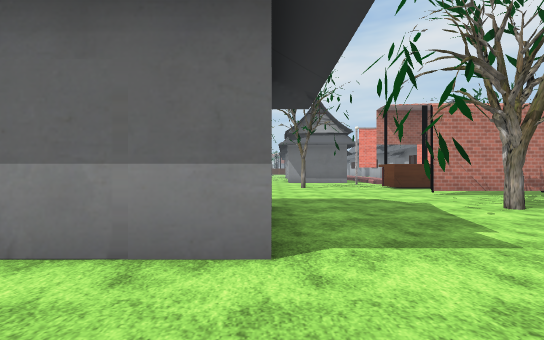
[1] (above)

24 first-person views from a walk through a scene from a Unity 3-D project. The camera is 1.4 m above the floor, looks level and sees 90° across. The floor is counted in squares, 2 m on a side. Each view is taken from the middle of a square. On the plan, view 1 faces up. The plan holds only what a view shows up to about 9 squares ahead; the rest is blank. The place goes on beyond the plan. Flat ground stands in for the terrain. The player character is not drawn. Some animated figures are not drawn. Door leaves are left out, so doorways stand open. Some surface patterns are stand-ins.

[2]
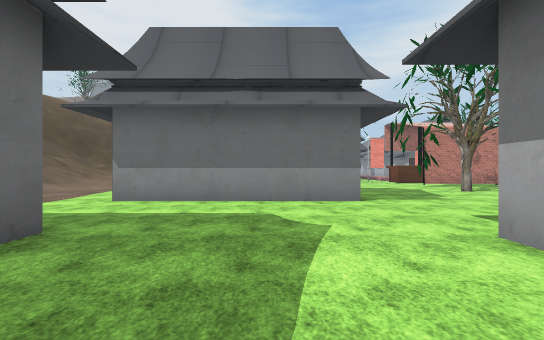

[3]
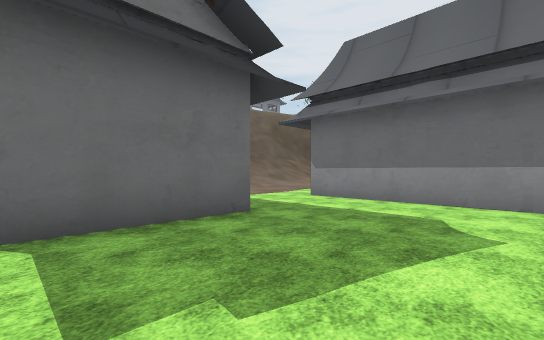

[4]
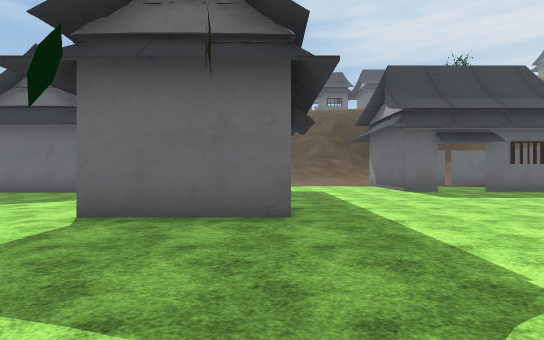

[5]
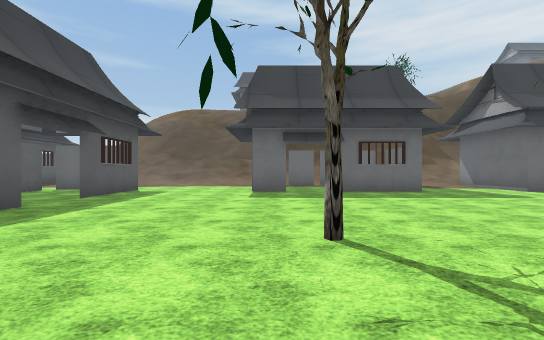

[6]
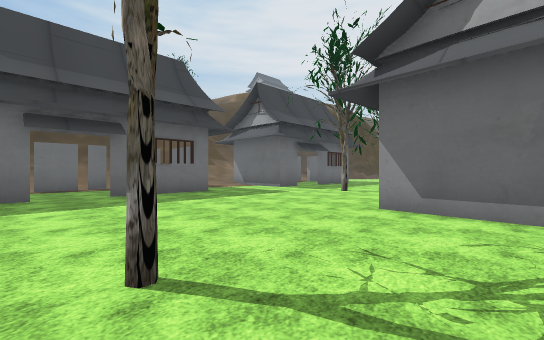

[7]
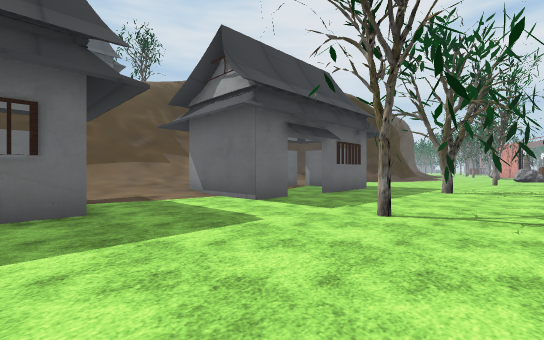

[8]
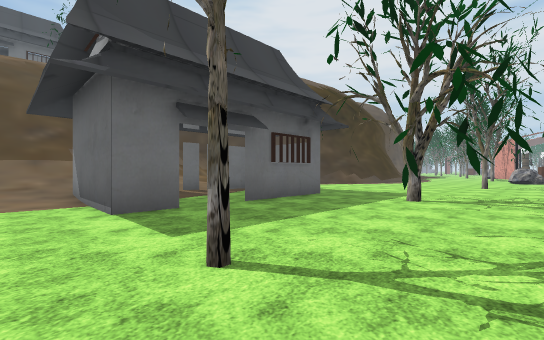

[9]
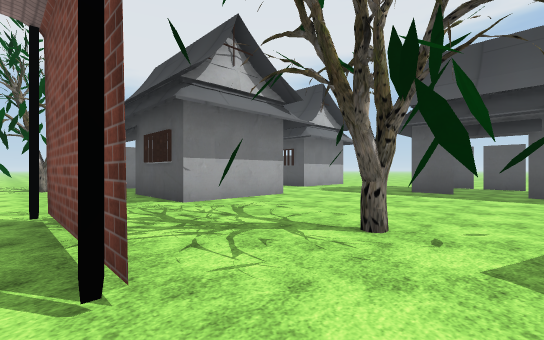

[10]
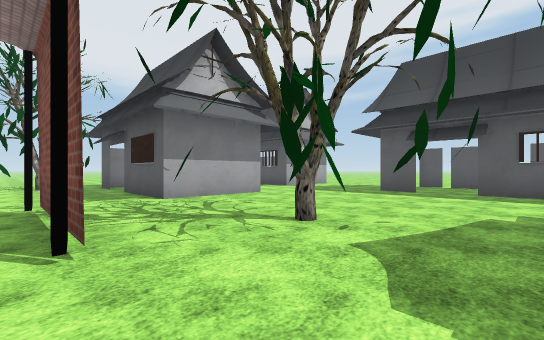

[11]
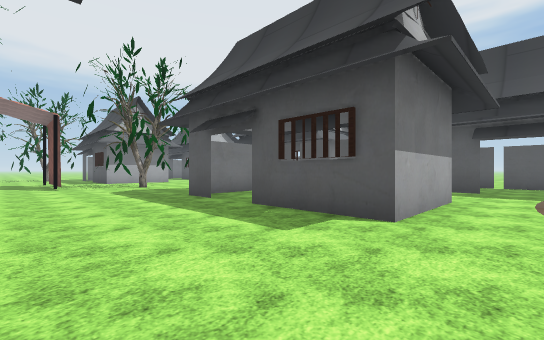

[12]
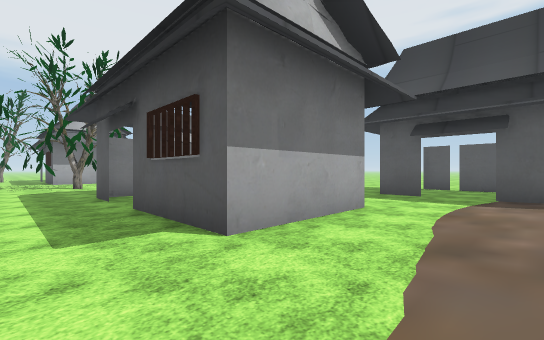

[13]
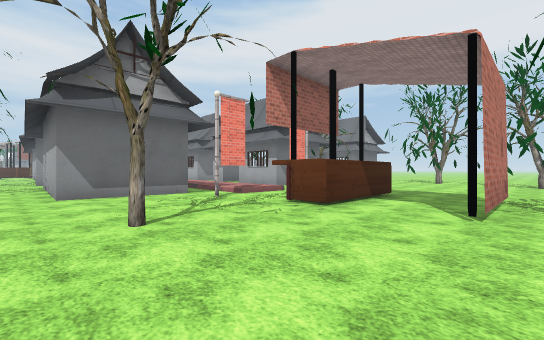

[14]
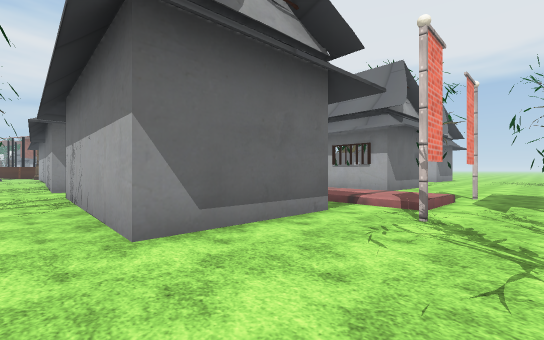

[15]
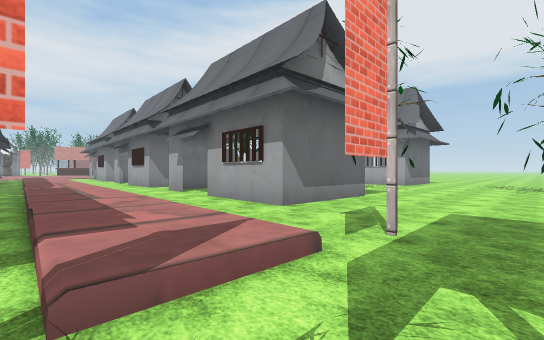

[16]
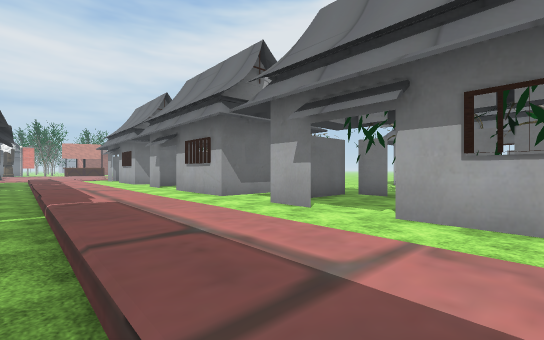

[17]
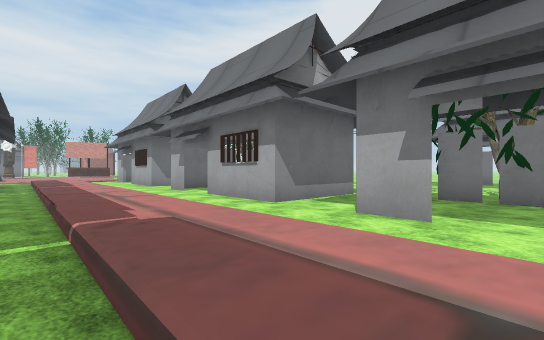

[18]
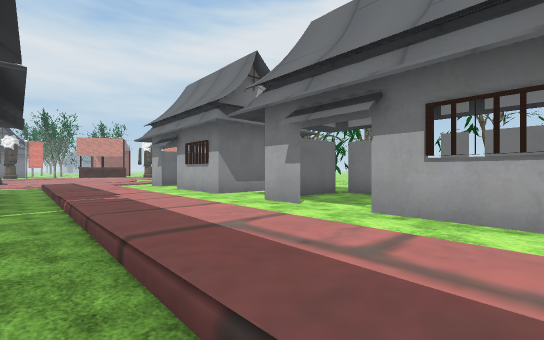

[19]
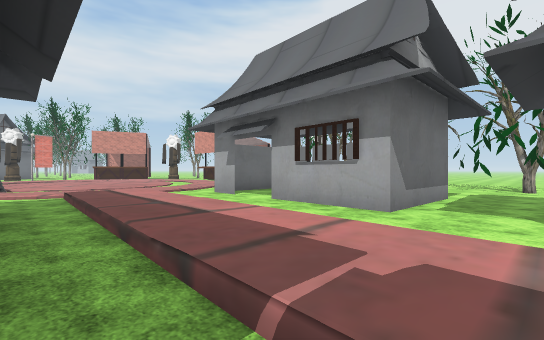

[20]
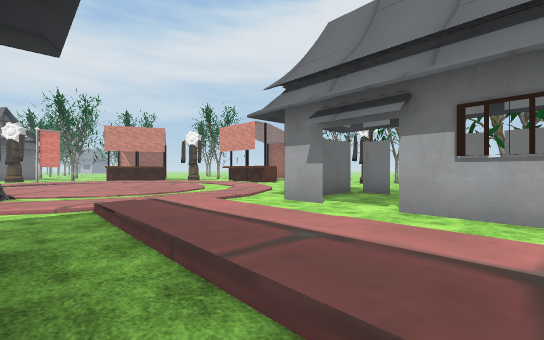

[21]
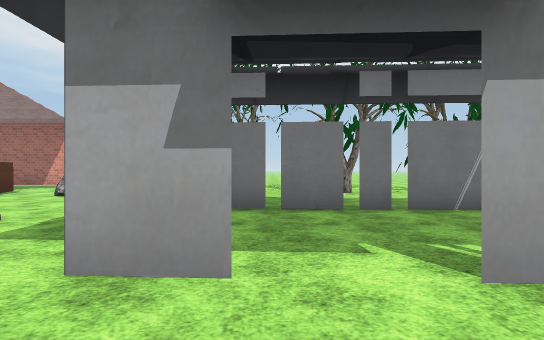

[22]
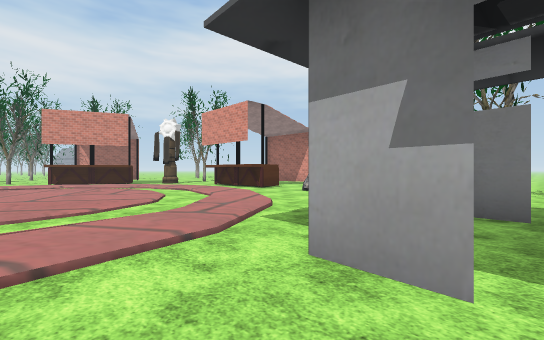

[23]
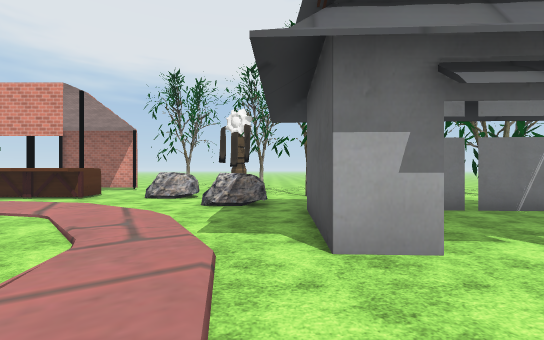

[24]
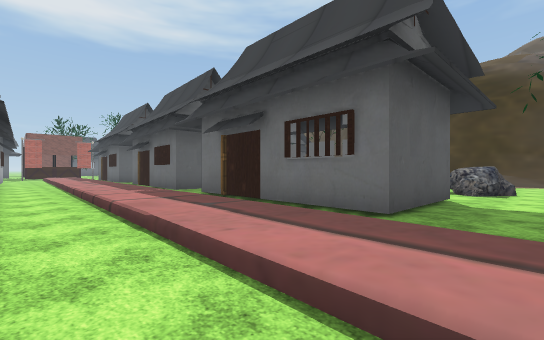

### Floor plan
Key: @ floor where view 1 was taken; # wall or solid block; x gap in a wall; . main floor; : floor 0.25 m higher than the main floor; / step, stairs or slope; D open door; T tree; R rock; O other object.
Columns run from 8 left of view 1 to 17 right of it. Each row starts with its distance up from view 1.
 45                 :::/   #
 44              :: :::/.  #
 43              :::::::.:/##.
 42              /::::://:....
 41             OO::::/.//..R
 40              ..///./:/..R
 39              :...//:....
 38              ::::://..R
 37        ......./:/........
 36        RR...../:/.####..T
 35        R..####/:/.D..x....
 34             ##/:/.D..x.T.T
 33             #./:..#..x.TT
 32             #./:..#..#.x..
 31             #./:..####.T.T
 30             #./:.......T..
 29        ..    .::..### .#T.
 28       ...    .::.D...x   T
 27      ....    .::.D..
 26     .....    .::.D.
 25    ..T.T.    .::.x
 24    #. T...   .::.#
 23    #x #...#  .::..###
 22 #..#...T..   .::....
 21 #..D......   .::.####.T
 20 #..D......#  .:/.D..#..
 19 #  D.....##  .:/.D..#
 18 /###..T..#   .:/.#  T TT
 17 /........#   .:/.#   T
 16 /........#   /:/.####..
 15    #.....####/:/......TT
 14    #........./:/.........
 13    #........OO.OO.........
 12    D...................T.T
 11    D.....T...#          T
 10    D.........###...     T
  9  ...................
  8  ............###.....T.T
  7 .....................TT
  6 ...........T.T.......
  5 ..####DD#..T.... ###D
  4 ..#.....#....T..#
  3 ..#..   #..... .#
  2 ..#x#x#x#....... x
  1 ..................
  0 ........@........
 -1 #DD#.....#x#DD#
 -2  ..#....#  ...
 -3  ..#....   ...
 -4  ###....

Where each view was taken, in squares from view 1:
view 1: 0 up, 0 right, facing up
view 2: 4 down, 2 left, facing up
view 3: 4 down, 1 left, facing up-left
view 4: 5 up, 4 right, facing left
view 5: 10 up, 4 right, facing left
view 6: 10 up, 3 right, facing up-left
view 7: 14 up, 0 right, facing up-left
view 8: 17 up, 0 right, facing up-left
view 9: 8 up, 3 right, facing down-right
view 10: 8 up, 2 right, facing down-right
view 11: 9 up, 7 left, facing down-right
view 12: 7 up, 8 left, facing down-right
view 13: 7 up, 0 right, facing up-right
view 14: 12 up, 0 right, facing up-right
view 15: 12 up, 5 right, facing up-right
view 16: 17 up, 5 right, facing up-right
view 17: 19 up, 5 right, facing up-right
view 18: 24 up, 5 right, facing up-right
view 19: 29 up, 5 right, facing up-right
view 20: 32 up, 5 right, facing up-right
view 21: 35 up, 8 right, facing right
view 22: 35 up, 8 right, facing up-right
view 23: 37 up, 7 right, facing right
view 24: 37 up, 9 right, facing down-left
